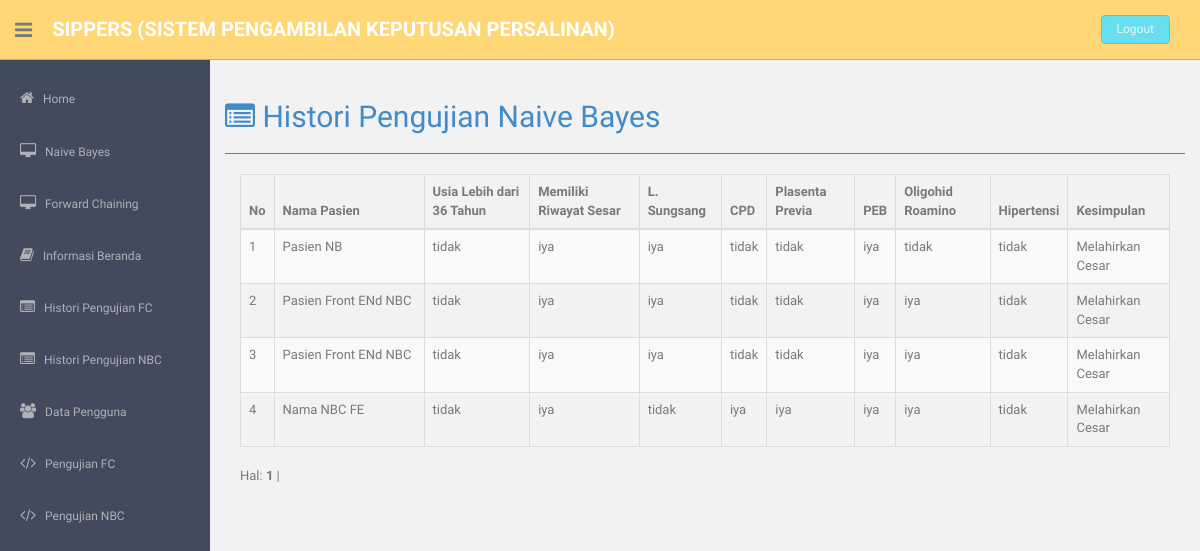
The page /admin/theme/index.php?page=histori_nbc (signed in) on the database its author committed.
### tables this page shows
CREATE TABLE `nbc_atribut` (
  `id_atribut` tinyint(3) unsigned NOT NULL AUTO_INCREMENT,
  `atribut` varchar(100) NOT NULL,
  PRIMARY KEY (`id_atribut`)
);

CREATE TABLE `riwayat_pengujian` (
  `id` int(11) unsigned NOT NULL AUTO_INCREMENT,
  `metode` varchar(3) DEFAULT NULL,
  `gejala` varchar(50) DEFAULT NULL,
  `pasien` varchar(50) DEFAULT NULL,
  `kesimpulan` varchar(25) DEFAULT NULL,
  PRIMARY KEY (`id`)
);

CREATE TABLE `nbc_parameter` (
  `id_parameter` tinyint(3) unsigned NOT NULL AUTO_INCREMENT,
  `id_atribut` tinyint(3) unsigned NOT NULL,
  `nilai` tinyint(3) unsigned NOT NULL,
  `parameter` varchar(100) NOT NULL,
  PRIMARY KEY (`id_parameter`)
);

### admin/histori/histori_nbc.php (the view, shortened to what this page needs)
<?php
include "../config/koneksi.php";
include "../config/class_paging.php";
echo"<h2><a  href='?page=histori'><i class='fa fa-list-alt'></i> Histori Pengujian Naive Bayes</a></h2><hr>";
$p      = new Paging;
$batas  = 10;
$posisi = $p->cariPosisi($batas);
$q_gejala	= 'SELECT * FROM nbc_atribut WHERE id_atribut > 1';
$r_gejala	= mysqli_query($con, $q_gejala);
?>
<div class="col-sm-12">
<table class="table table-bordered table-striped" >
    <thead class="cf">
    <tr>
	<th>No</th>
	<th width="150">Nama Pasien </th>
	<?php
	while($l_gejala = mysqli_fetch_array($r_gejala))
	{
		echo '<th>'.$l_gejala['atribut'].'</th>';
	}
	?>
	<th>Kesimpulan</th>
	</tr>
	</thead>
    <tbody>
<?php
$no=$posisi+1;
$query= mysqli_query($con,"SELECT * FROM riwayat_pengujian WHERE metode='nbc' order by id ASC limit $posisi,$batas");
while ($hasil=mysqli_fetch_array($query,MYSQLI_ASSOC)) {
	echo "<tr>
			<td>$no</td>
			<td>$hasil[pasien]</td>
	";
	$arr_gejala = explode(',',$hasil['gejala']);
	foreach ($arr_gejala as $value)
	{
		$q= mysqli_query($con, "SELECT * FROM nbc_parameter as a JOIN nbc_atribut as b ON  a.id_atribut=b.id_atribut WHERE a.id_parameter='$value' LIMIT 1");
		$h=mysqli_fetch_array($q,MYSQLI_ASSOC);
		echo "<td>$h[parameter]</td>";
	}
	echo "<td>$hasil[kesimpulan]</td>";
	echo "</tr>";
	$no++;
}
echo'</tbody></table></div>';
?>
<?php
	echo"<div class=\"col-sm-12\">";
	$jmldata = mysqli_num_rows(mysqli_query($con,"SELECT * FROM riwayat_pengujian WHERE metode='nbc' order by id ASC"));
    $jmlhalaman  = $p->jumlahHalaman($jmldata, $batas);
    $linkHalaman = $p->navHalaman($_GET['halaman'], $jmlhalaman);
echo "<div id=paging>Hal: $linkHalaman</div><br>";
?>
</div>

### admin/theme/assets/css/style.css (style rules this page uses)
body { color: #797979; background: #f2f2f2; font-family: 'Ruda', sans-serif; padding: 0px !important; margin: 0px !important; font-size:13px; }
a, a:hover, a:focus { text-decoration: none; outline: none; }
hr { margin-top: 20px; margin-bottom: 20px; border: 0; border-top: 1px solid #797979; }

### rows shown on the page
nbc_atribut: atribut "Usia Lebih dari 36 Tahun"
nbc_atribut: atribut "Memiliki Riwayat Sesar"
nbc_atribut: atribut "L. Sungsang"
nbc_atribut: atribut "CPD"
nbc_atribut: atribut "Plasenta Previa"
nbc_atribut: atribut "PEB"
nbc_atribut: atribut "Oligohid Roamino"
nbc_atribut: atribut "Hipertensi"
riwayat_pengujian: pasien "Pasien NB", kesimpulan "Melahirkan Cesar"
nbc_parameter: parameter "tidak"
nbc_parameter: parameter "iya"
nbc_parameter: parameter "iya"
nbc_parameter: parameter "tidak"
nbc_parameter: parameter "tidak"
nbc_parameter: parameter "iya"
nbc_parameter: parameter "tidak"
nbc_parameter: parameter "tidak"
riwayat_pengujian: pasien "Pasien Front ENd NBC", kesimpulan "Melahirkan Cesar"
nbc_parameter: parameter "iya"
riwayat_pengujian: pasien "Pasien Front ENd NBC", kesimpulan "Melahirkan Cesar"
riwayat_pengujian: pasien "Nama NBC FE", kesimpulan "Melahirkan Cesar"
nbc_parameter: parameter "tidak"
nbc_parameter: parameter "iya"
nbc_parameter: parameter "iya"
